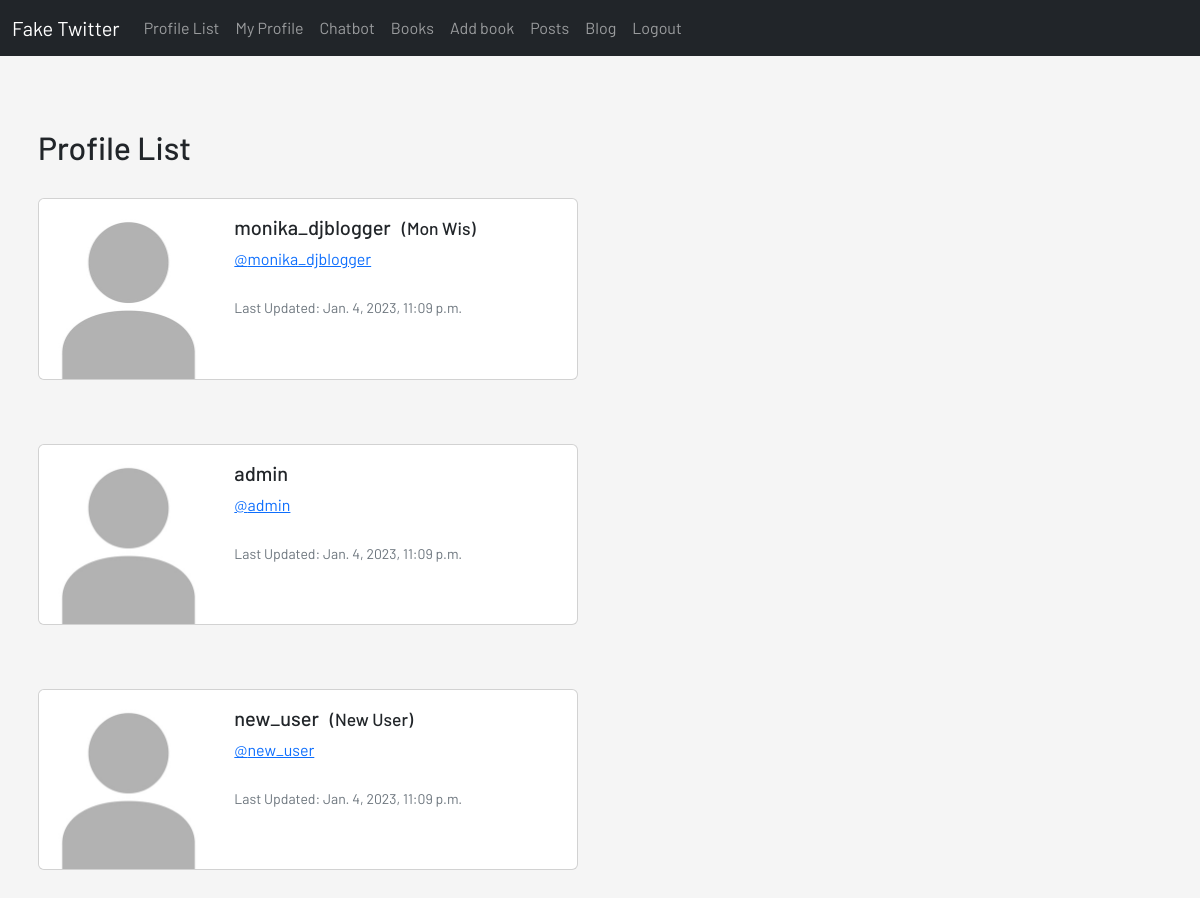
Before: /profile-list/ (signed in) with the older database file.
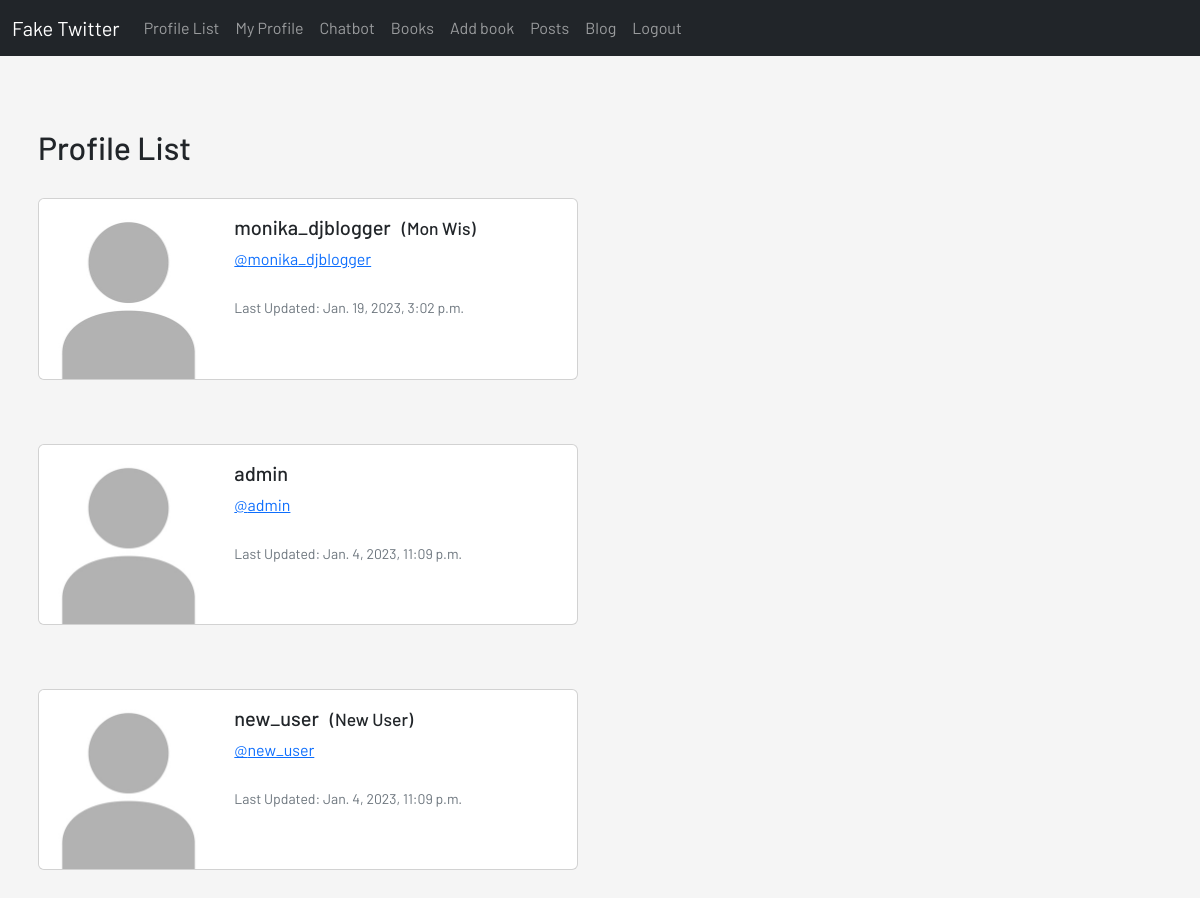
After: the same page with the newer database file.
### main/models.py (models this page shows, shortened)
class Profile(models.Model):
    user = models.OneToOneField(User, on_delete=models.CASCADE)
    follows = models.ManyToManyField('self', related_name='followed_by', symmetrical=False, blank=True)
    date_modified = models.DateTimeField(User, auto_now=True)

### main/views.py (the view)
# urls.py: path('profile-list/', views.profile_list, name='profile_list'),
def profile_list(request):
    if request.user.is_authenticated:
        profiles = Profile.objects.all()
        return render(request, 'main/profile_list.html', {'profiles': profiles})
    else:
        messages.info(request, 'You Must Be Logged In To View This Page...')
        return redirect('main:home')

### main/templates/main/profile_list.html (shortened to what this page needs)
{% extends 'base.html' %}
{% load static %}
{% block template %}
    {% include 'navbar-twitter.html' %}<br/>
    <div class="border-bottom border-1 border-dark">
        <div class="container py-5 px-2">
            <h2>Profile List</h2><br/>
            {% if profiles %}
                {% for profile in profiles %}
                    <div class="card mb-3" style="max-width: 540px;">
                        <div class="row g-0">
                            <div class="col-md-4">
                                <img src="{% static 'images/default_profile_img.jpg' %}" class="img-fluid rounded-start" alt="profile-img"></div>
                            <div class="col-md-8">
                                <div class="card-body">
                                    <h5 class="card-title">{{ profile.user.username }}
                                        {% if profile.user.first_name and profile.user.last_name %}
                                            <small>&nbsp;&nbsp;({{ profile.user.first_name|capfirst }} {{ profile.user.last_name|capfirst }})</small><br/>
                                        {% endif %}
                                    </h5>
                                    <a href="{% url 'main:profile' profile.user.id %}" class="card-text">@{{ profile.user.username|lower }}</a>
                                    <br/><br/>
                                    <p class="card-text"><small class="text-muted">Last Updated: {{ profile.date_modified }}</small></p>
                                </div>
                            </div>
                        </div>
                    </div>
                    <br/><br/>
                {% endfor %}
            {% endif %}
        </div>
    </div>
{% endblock %}

Changed rows visible on the page:
changed Profile "monika_djblogger": date_modified "Jan. 4, 2023, 11:09 p.m." → "Jan. 19, 2023, 3:02 p.m."
